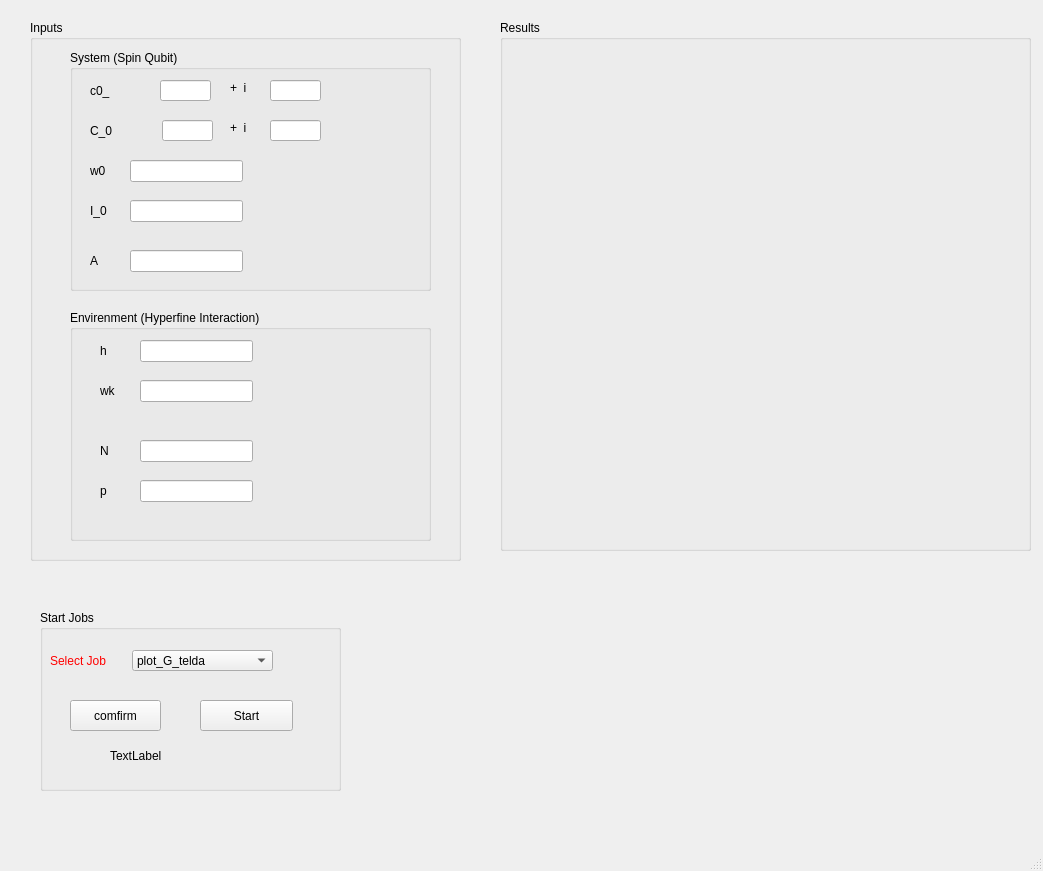
<?xml version="1.0" encoding="UTF-8"?>
<ui version="4.0">
 <class>MainWindow</class>
 <widget class="QMainWindow" name="MainWindow">
  <property name="geometry">
   <rect>
    <x>0</x>
    <y>0</y>
    <width>1043</width>
    <height>871</height>
   </rect>
  </property>
  <property name="windowTitle">
   <string>MainWindow</string>
  </property>
  <widget class="QWidget" name="centralwidget">
   <widget class="QGroupBox" name="groupBox">
    <property name="geometry">
     <rect>
      <x>500</x>
      <y>20</y>
      <width>531</width>
      <height>531</height>
     </rect>
    </property>
    <property name="title">
     <string>Results</string>
    </property>
    <widget class="MplWidget" name="MplWidget" native="true">
     <property name="geometry">
      <rect>
       <x>20</x>
       <y>60</y>
       <width>461</width>
       <height>431</height>
      </rect>
     </property>
    </widget>
   </widget>
   <widget class="QGroupBox" name="groupBox_2">
    <property name="geometry">
     <rect>
      <x>30</x>
      <y>20</y>
      <width>431</width>
      <height>541</height>
     </rect>
    </property>
    <property name="title">
     <string>Inputs</string>
    </property>
    <widget class="QGroupBox" name="groupBox_4">
     <property name="geometry">
      <rect>
       <x>40</x>
       <y>290</y>
       <width>361</width>
       <height>231</height>
      </rect>
     </property>
     <property name="title">
      <string>Envirenment (Hyperfine Interaction)</string>
     </property>
     <widget class="QLabel" name="label_8">
      <property name="geometry">
       <rect>
        <x>30</x>
        <y>30</y>
        <width>21</width>
        <height>21</height>
       </rect>
      </property>
      <property name="text">
       <string>h</string>
      </property>
     </widget>
     <widget class="QLabel" name="label_9">
      <property name="geometry">
       <rect>
        <x>30</x>
        <y>70</y>
        <width>21</width>
        <height>21</height>
       </rect>
      </property>
      <property name="text">
       <string>wk</string>
      </property>
     </widget>
     <widget class="QLineEdit" name="h_">
      <property name="geometry">
       <rect>
        <x>70</x>
        <y>30</y>
        <width>113</width>
        <height>22</height>
       </rect>
      </property>
     </widget>
     <widget class="QLineEdit" name="wk">
      <property name="geometry">
       <rect>
        <x>70</x>
        <y>70</y>
        <width>113</width>
        <height>22</height>
       </rect>
      </property>
     </widget>
     <widget class="QLabel" name="label_10">
      <property name="geometry">
       <rect>
        <x>30</x>
        <y>130</y>
        <width>21</width>
        <height>21</height>
       </rect>
      </property>
      <property name="text">
       <string>N</string>
      </property>
     </widget>
     <widget class="QLabel" name="label_11">
      <property name="geometry">
       <rect>
        <x>30</x>
        <y>170</y>
        <width>21</width>
        <height>21</height>
       </rect>
      </property>
      <property name="text">
       <string>p</string>
      </property>
     </widget>
     <widget class="QLineEdit" name="number">
      <property name="geometry">
       <rect>
        <x>70</x>
        <y>130</y>
        <width>113</width>
        <height>22</height>
       </rect>
      </property>
     </widget>
     <widget class="QLineEdit" name="polarization">
      <property name="geometry">
       <rect>
        <x>70</x>
        <y>170</y>
        <width>113</width>
        <height>22</height>
       </rect>
      </property>
     </widget>
    </widget>
    <widget class="QGroupBox" name="groupBox_5">
     <property name="geometry">
      <rect>
       <x>40</x>
       <y>30</y>
       <width>361</width>
       <height>241</height>
      </rect>
     </property>
     <property name="title">
      <string>System (Spin Qubit)</string>
     </property>
     <widget class="QLabel" name="label">
      <property name="geometry">
       <rect>
        <x>20</x>
        <y>30</y>
        <width>21</width>
        <height>21</height>
       </rect>
      </property>
      <property name="text">
       <string>c0_</string>
      </property>
     </widget>
     <widget class="QLineEdit" name="I_0">
      <property name="geometry">
       <rect>
        <x>60</x>
        <y>150</y>
        <width>113</width>
        <height>22</height>
       </rect>
      </property>
     </widget>
     <widget class="QLineEdit" name="c0_">
      <property name="geometry">
       <rect>
        <x>90</x>
        <y>30</y>
        <width>51</width>
        <height>21</height>
       </rect>
      </property>
     </widget>
     <widget class="QLabel" name="label_14">
      <property name="geometry">
       <rect>
        <x>20</x>
        <y>200</y>
        <width>21</width>
        <height>21</height>
       </rect>
      </property>
      <property name="text">
       <string>A</string>
      </property>
     </widget>
     <widget class="QLineEdit" name="w0">
      <property name="geometry">
       <rect>
        <x>60</x>
        <y>110</y>
        <width>113</width>
        <height>22</height>
       </rect>
      </property>
     </widget>
     <widget class="QLineEdit" name="A_">
      <property name="geometry">
       <rect>
        <x>60</x>
        <y>200</y>
        <width>113</width>
        <height>22</height>
       </rect>
      </property>
     </widget>
     <widget class="QLineEdit" name="C_0">
      <property name="geometry">
       <rect>
        <x>92</x>
        <y>70</y>
        <width>51</width>
        <height>21</height>
       </rect>
      </property>
     </widget>
     <widget class="QLabel" name="label_2">
      <property name="geometry">
       <rect>
        <x>20</x>
        <y>70</y>
        <width>31</width>
        <height>21</height>
       </rect>
      </property>
      <property name="text">
       <string>C_0</string>
      </property>
     </widget>
     <widget class="QLabel" name="label_12">
      <property name="geometry">
       <rect>
        <x>20</x>
        <y>110</y>
        <width>21</width>
        <height>21</height>
       </rect>
      </property>
      <property name="text">
       <string>w0</string>
      </property>
     </widget>
     <widget class="QLabel" name="label_13">
      <property name="geometry">
       <rect>
        <x>20</x>
        <y>150</y>
        <width>21</width>
        <height>21</height>
       </rect>
      </property>
      <property name="text">
       <string>I_0</string>
      </property>
     </widget>
     <widget class="QLabel" name="label_15">
      <property name="geometry">
       <rect>
        <x>160</x>
        <y>30</y>
        <width>31</width>
        <height>16</height>
       </rect>
      </property>
      <property name="text">
       <string>+  i</string>
      </property>
     </widget>
     <widget class="QLineEdit" name="c0_1">
      <property name="geometry">
       <rect>
        <x>200</x>
        <y>30</y>
        <width>51</width>
        <height>21</height>
       </rect>
      </property>
     </widget>
     <widget class="QLineEdit" name="c0_2">
      <property name="geometry">
       <rect>
        <x>200</x>
        <y>70</y>
        <width>51</width>
        <height>21</height>
       </rect>
      </property>
     </widget>
     <widget class="QLabel" name="label_16">
      <property name="geometry">
       <rect>
        <x>160</x>
        <y>70</y>
        <width>31</width>
        <height>16</height>
       </rect>
      </property>
      <property name="text">
       <string>+  i</string>
      </property>
     </widget>
    </widget>
   </widget>
   <widget class="QGroupBox" name="groupBox_3">
    <property name="geometry">
     <rect>
      <x>40</x>
      <y>610</y>
      <width>301</width>
      <height>181</height>
     </rect>
    </property>
    <property name="title">
     <string>Start Jobs</string>
    </property>
    <widget class="QPushButton" name="compute">
     <property name="geometry">
      <rect>
       <x>160</x>
       <y>90</y>
       <width>93</width>
       <height>31</height>
      </rect>
     </property>
     <property name="text">
      <string>Start</string>
     </property>
    </widget>
    <widget class="QComboBox" name="comboBox">
     <property name="geometry">
      <rect>
       <x>92</x>
       <y>40</y>
       <width>141</width>
       <height>21</height>
      </rect>
     </property>
     <item>
      <property name="text">
       <string>plot_G_telda</string>
      </property>
     </item>
     <item>
      <property name="text">
       <string>plot_f_2D</string>
      </property>
     </item>
     <item>
      <property name="text">
       <string>3</string>
      </property>
     </item>
    </widget>
    <widget class="QLabel" name="label_3">
     <property name="geometry">
      <rect>
       <x>10</x>
       <y>40</y>
       <width>61</width>
       <height>21</height>
      </rect>
     </property>
     <property name="styleSheet">
      <string notr="true">color: rgb(255, 0, 0);</string>
     </property>
     <property name="text">
      <string>Select Job</string>
     </property>
    </widget>
    <widget class="QPushButton" name="comfirm">
     <property name="geometry">
      <rect>
       <x>30</x>
       <y>90</y>
       <width>91</width>
       <height>31</height>
      </rect>
     </property>
     <property name="text">
      <string>comfirm</string>
     </property>
    </widget>
    <widget class="QLabel" name="Current_job">
     <property name="geometry">
      <rect>
       <x>70</x>
       <y>130</y>
       <width>161</width>
       <height>31</height>
      </rect>
     </property>
     <property name="text">
      <string>TextLabel</string>
     </property>
    </widget>
   </widget>
  </widget>
  <widget class="QMenuBar" name="menubar">
   <property name="geometry">
    <rect>
     <x>0</x>
     <y>0</y>
     <width>1043</width>
     <height>26</height>
    </rect>
   </property>
  </widget>
  <widget class="QStatusBar" name="statusbar"/>
 </widget>
 <customwidgets>
  <customwidget>
   <class>MplWidget</class>
   <extends>QWidget</extends>
   <header>mplwidget.h</header>
   <container>1</container>
  </customwidget>
 </customwidgets>
 <resources/>
 <connections/>
</ui>
